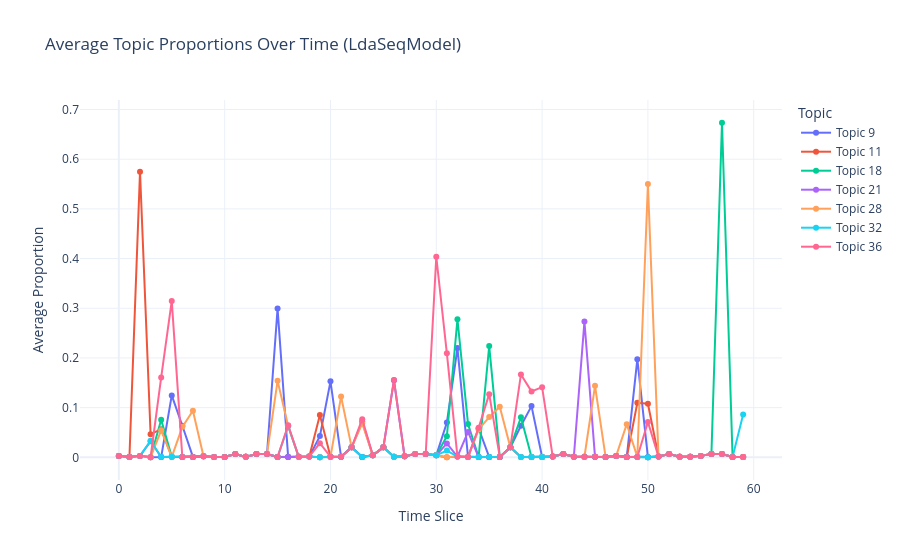

The notebook cell this image was saved under:
### Code cell
plot_ldaseq_topic_proportions(ldaseq, topic_ids=[9,11,18,21,28,32,36])
